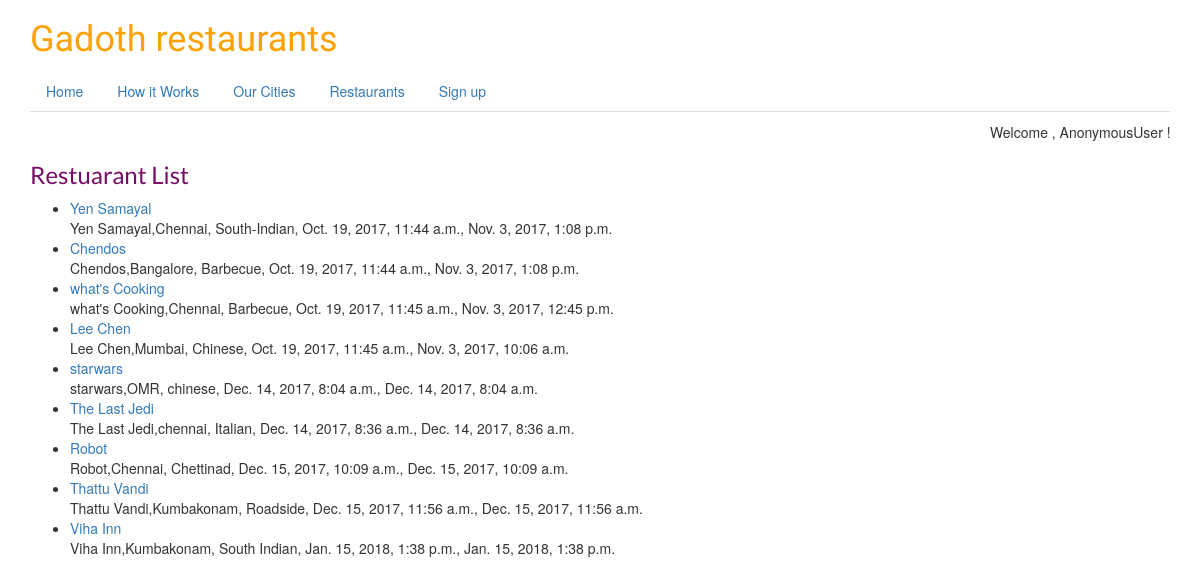
Page /restaurants/ on the earlier database version.
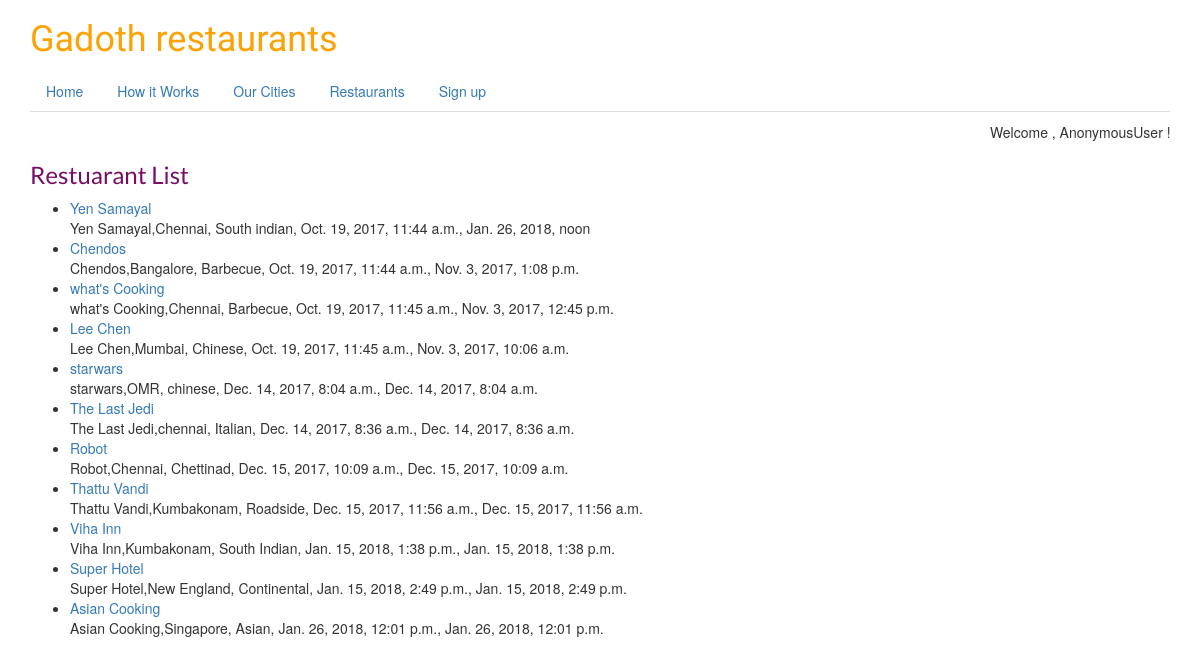
Same page on the later database version.
### restaurants/models.py (models this page shows, shortened)
class restaurantLocations(models.Model):
    owner       = models.ForeignKey(User)
    name        = models.CharField(max_length=120)
    location    = models.CharField(max_length=120,null=True,blank=True)
    category    = models.CharField(max_length=120,null=True,blank=True,validators=[category_validator])
    created     = models.DateTimeField(auto_now_add=True,blank=True)
    modified    = models.DateTimeField(auto_now=True)
    slug        = models.SlugField(null=True,blank=True)
    def get_absolute_url(self):
        return reverse('restaurants:detail',kwargs={'slug':self.slug})
    def __str__(self):
        return self.name

### restaurants/views.py (the view)
class searchandlistRestaurants(ListView):
    template_name = 'restaurants/restaurants_list.html'
    def get_queryset(self):
        slug = self.kwargs.get("slug")
        if slug:
            queryset = restaurantLocations.objects.filter(
                Q(category__iexact = slug)|
                Q(category__icontains = slug)
            )
        else:
            queryset = restaurantLocations.objects.all()
        return queryset

### restaurants/templates/restaurants/restaurants_list.html (shortened to what this page needs)
{% extends 'base.html' %}
{% block page %}
<h3> Restuarant List</h3>
<ul>
    {% for obj in object_list %}
        <li><a href= '{{ obj.get_absolute_url }}' >{{ obj }}</a></br>
            {{ obj.name }},{{ obj.location }}, {{ obj.category }}, {{ obj.created }}, {{ obj.modified }}
        </li>
    {% endfor %}
</ul>
{% endblock %}

Differences in the rows shown:
changed restaurantLocations "Yen Samayal": category "South-Indian" → "South indian"; modified "Nov. 3, 2017, 1:08 p.m." → "Jan. 26, 2018, noon"
added restaurantLocations: name "Super Hotel", location "New England", category "Continental", created "Jan. 15, 2018, 2:49 p.m.", modified "Jan. 15, 2018, 2:49 p.m."
added restaurantLocations: name "Asian Cooking", location "Singapore", category "Asian", created "Jan. 26, 2018, 12:01 p.m.", modified "Jan. 26, 2018, 12:01 p.m."
